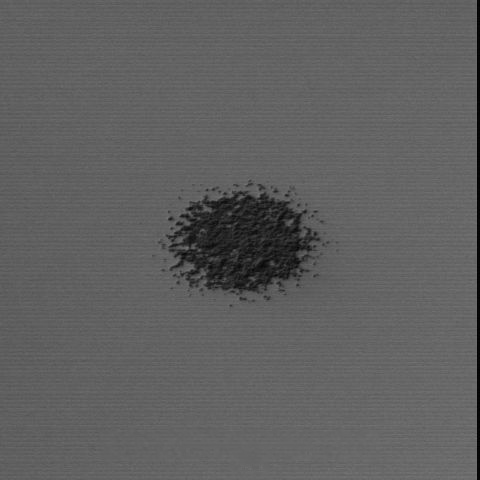
#> input picture artifacts/examples/4085455e942a4d3fb413638a5d04d0f7/input.png, 480 x 480 px
$ python -i imaging.py   (imports and definitions only)
#> lines starting #> are read from the running program, lines starting #| are printed output that depends on the picture
#> further down, picture is the input picture: PIL image 480x480 L; min 0, max 118, mean 95.7
from __future__ import annotations
import numpy as np
from PIL import Image
from scipy import ndimage as ndi

CROP=32
SIZE=192

def crop_box(size: tuple[int,int], border: int=CROP):
    w,h=size
    if min(w,h)<128: raise ValueError('Image must be at least 128 × 128 pixels.')
    if max(w,h)>4096: raise ValueError('Image dimensions must not exceed 4096 pixels.')
    return (border,border,w-border,h-border)

def preprocess(image: Image.Image, size: int=SIZE):
#> called with size = 192
    box=crop_box(image.size)
#> box = (32, 32, 448, 448)
    roi=image.convert('L').crop(box)
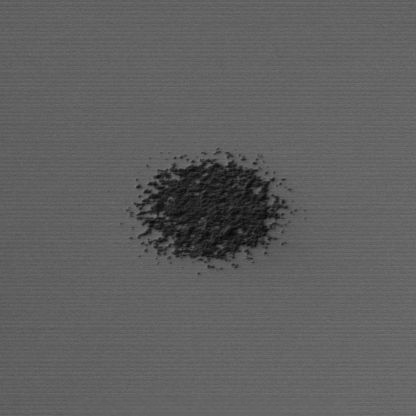
#> roi: PIL image 416x416 L; min 5, max 117, mean 95.3
    small=np.asarray(roi.resize((size,size),Image.Resampling.BILINEAR),dtype=np.float32)/255.
    return small,box

def measures(mask: np.ndarray):
    labels,n=ndi.label(mask)
    objects=ndi.find_objects(labels)
    regions=[]
    for i,s in enumerate(objects,1):
        if s is None: continue
        region=(labels[s]==i); area=int(region.sum())
        yy,xx=np.where(region)
        regions.append({'region_id':i,'area_pixels':area,'bbox_xyxy':[s[1].start,s[0].start,s[1].stop,s[0].stop],
            'centroid_xy':[float(xx.mean()+s[1].start),float(yy.mean()+s[0].start)]})
    return {'area_pixels':int(mask.sum()),'coverage_fraction':float(mask.mean()),'region_count':n,'regions':regions}

def overlay(image: Image.Image, mask: np.ndarray):
    a=np.asarray(image.convert('RGB')).copy()
    a[mask]=(a[mask]*.45+np.array([255,92,47])*.55).astype(np.uint8)
    return Image.fromarray(a)

def segmentation_metrics(pred: np.ndarray, target: np.ndarray):
    pred=pred.astype(bool); target=target.astype(bool)
    tp=int((pred&target).sum()); fp=int((pred&~target).sum()); fn=int((~pred&target).sum())
    dice=2*tp/(2*tp+fp+fn) if 2*tp+fp+fn else 1.
    iou=tp/(tp+fp+fn) if tp+fp+fn else 1.
    # Boundary F1 with 2 pixels of tolerance, on the specified evaluation grid.
    pb=pred^ndi.binary_erosion(pred); tb=target^ndi.binary_erosion(target)
    if not pb.any() and not tb.any(): bf=1.
    elif not pb.any() or not tb.any(): bf=0.
    else:
        precision=(pb&ndi.binary_dilation(tb,iterations=2)).sum()/pb.sum()
        recall=(tb&ndi.binary_dilation(pb,iterations=2)).sum()/tb.sum()
        bf=2*precision*recall/(precision+recall) if precision+recall else 0.
    return {'dice':float(dice),'iou':float(iou),'boundary_f1_2px':float(bf),
            'area_error_pixels':int(abs(int(pred.sum())-int(target.sum()))),
            'coverage_error':float(abs(pred.mean()-target.mean())),
            'target_area':int(target.sum()),'predicted_area':int(pred.sum())}

>>> from PIL import Image
>>> picture = Image.open('../artifacts/examples/4085455e942a4d3fb413638a5d04d0f7/input.png')
>>> result = preprocess(picture)

$ run again, on artifacts/examples/4085455e942a4d3fb413638a5d04d0f7/overlay.png
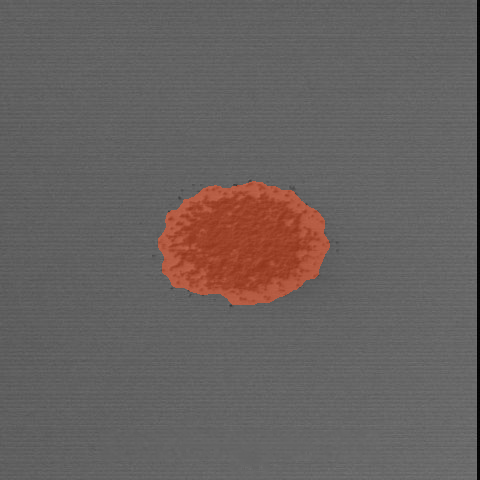
#> input picture artifacts/examples/4085455e942a4d3fb413638a5d04d0f7/overlay.png, 480 x 480 px
#> picture is the input picture: PIL image 480x480 RGB; mean R, G, B 103.3, 97, 95.3
#> in preprocess, `roi=image.convert('L').crop(box)`:
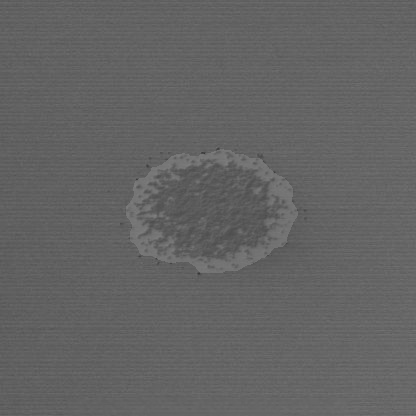
#> roi: PIL image 416x416 L; min 55, max 127, mean 99.3

$ run again, on artifacts/examples/4085455e942a4d3fb413638a5d04d0f7/panel.png
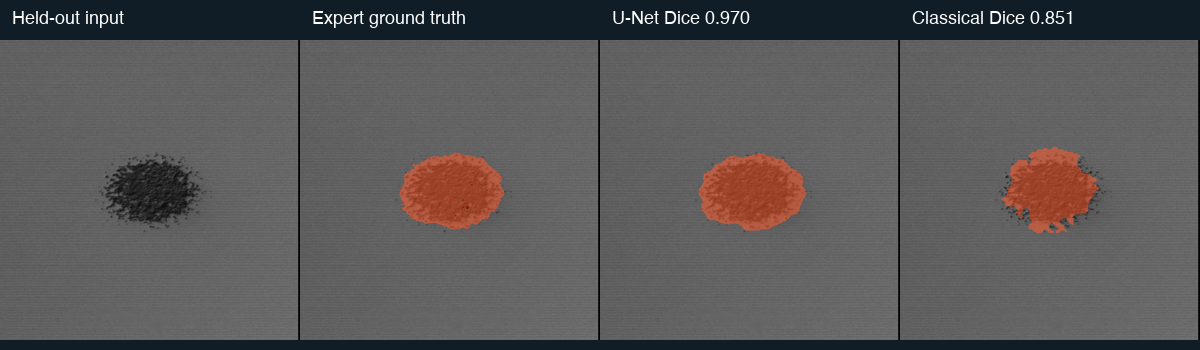
#> input picture artifacts/examples/4085455e942a4d3fb413638a5d04d0f7/panel.png, 1200 x 350 px
#> picture is the input picture: PIL image 1200x350 RGB; mean R, G, B 90.3, 88.2, 88.4
#> in preprocess, `roi=image.convert('L').crop(box)`:
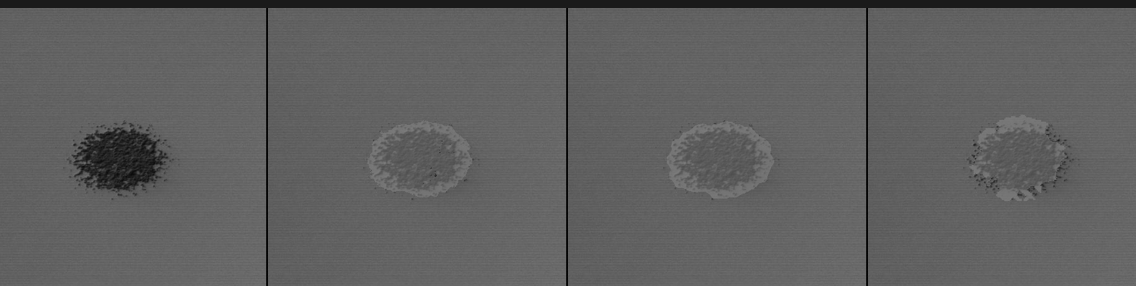
#> roi: PIL image 1136x286 L; min 2, max 125, mean 95.7
#> in preprocess, `small=np.asarray(roi.resize((size,size),Image.Resampling.BILINEAR),dty..`:
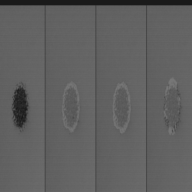
#> small: shape (192, 192) float32; min 0.0902, max 0.467, mean 0.375
